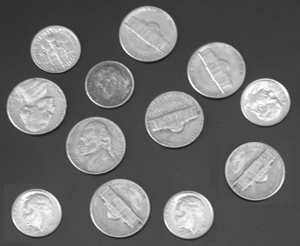
#> input picture images/coins.png, 300 x 246 px, found by its file name
$ python gradiente_monrfologico.py
#> lines starting #> are read from the running program, lines starting #| are printed output that depends on the picture
#> further down, image is the input picture: shape (246, 300); min 23, max 255, mean 110.5
import cv2
import numpy as np

def gradiente(image):

    kernel = cv2.getStructuringElement(cv2.MORPH_RECT, (5, 5))

    dilatacion = cv2.dilate(image, kernel)
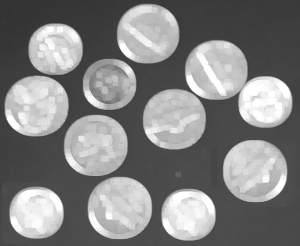
#> dilatacion: shape (246, 300); min 50, max 255, mean 130

    erocion = cv2.erode(image, kernel)
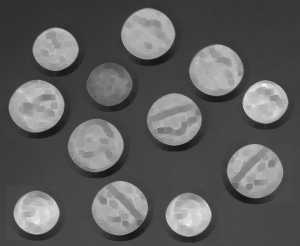
#> erocion: shape (246, 300); min 23, max 244, mean 93.4

    gradiente = cv2.subtract(dilatacion, erocion)
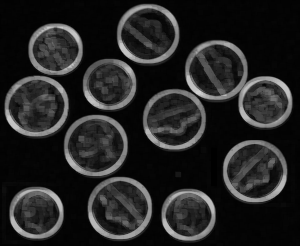
#> gradiente: shape (246, 300); min 0, max 209, mean 36.5
    return gradiente

if __name__ == "__main__":
    image = cv2.imread("images/coins.png", 0)
    cv2.imshow('Original', image)
    gradiente=gradiente(image)
    cv2.imshow('gradientee Morfológico', gradiente)

    cv2.waitKey(0)
    cv2.destroyAllWindows()

$ run again, with images/amarilla.png copied over images/coins.png
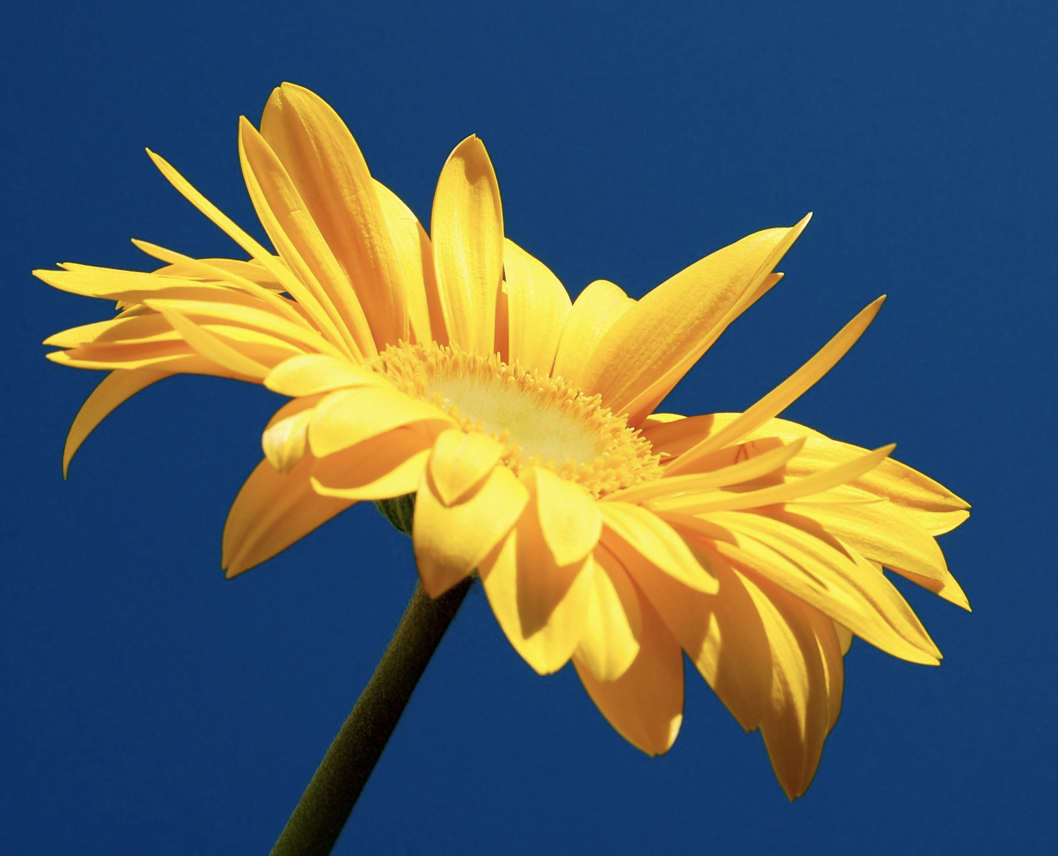
#> input picture images/amarilla.png, 1058 x 856 px, found by its file name
#> in gradiente, `erocion = cv2.erode(image, kernel)`:
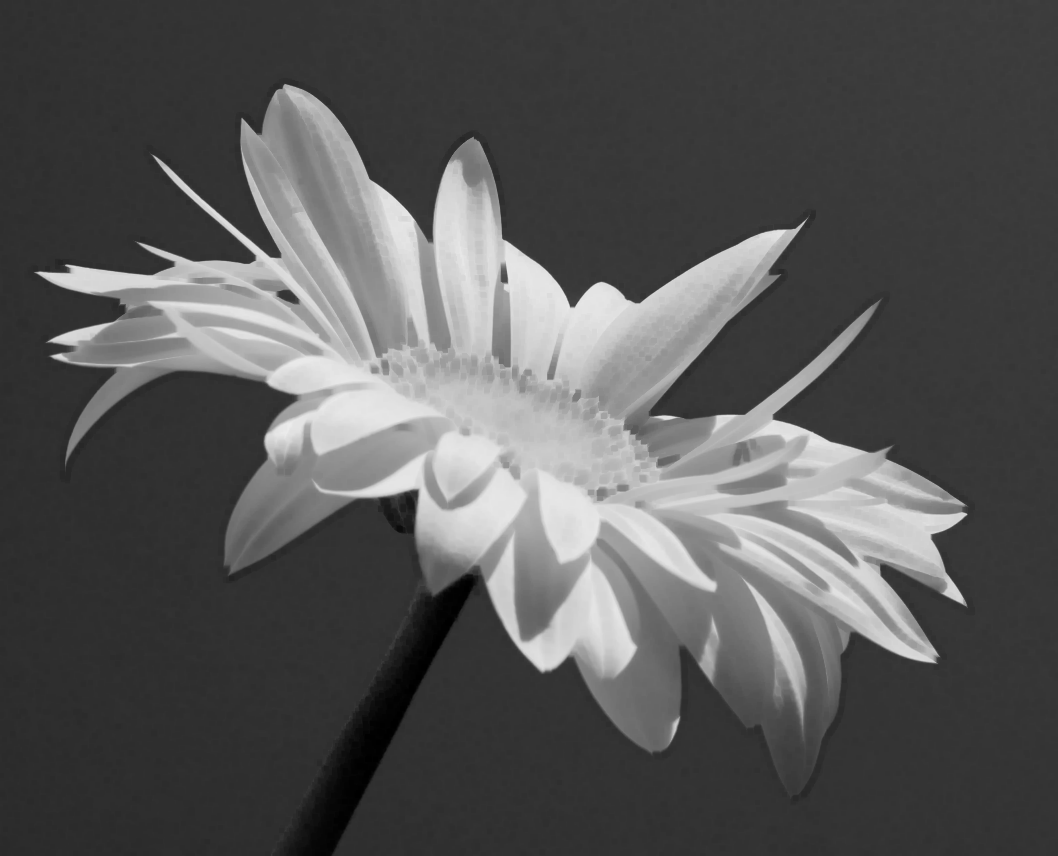
#> erocion: shape (856, 1058); min 0, max 237, mean 86.1
#> in gradiente, `gradiente = cv2.subtract(dilatacion, erocion)`:
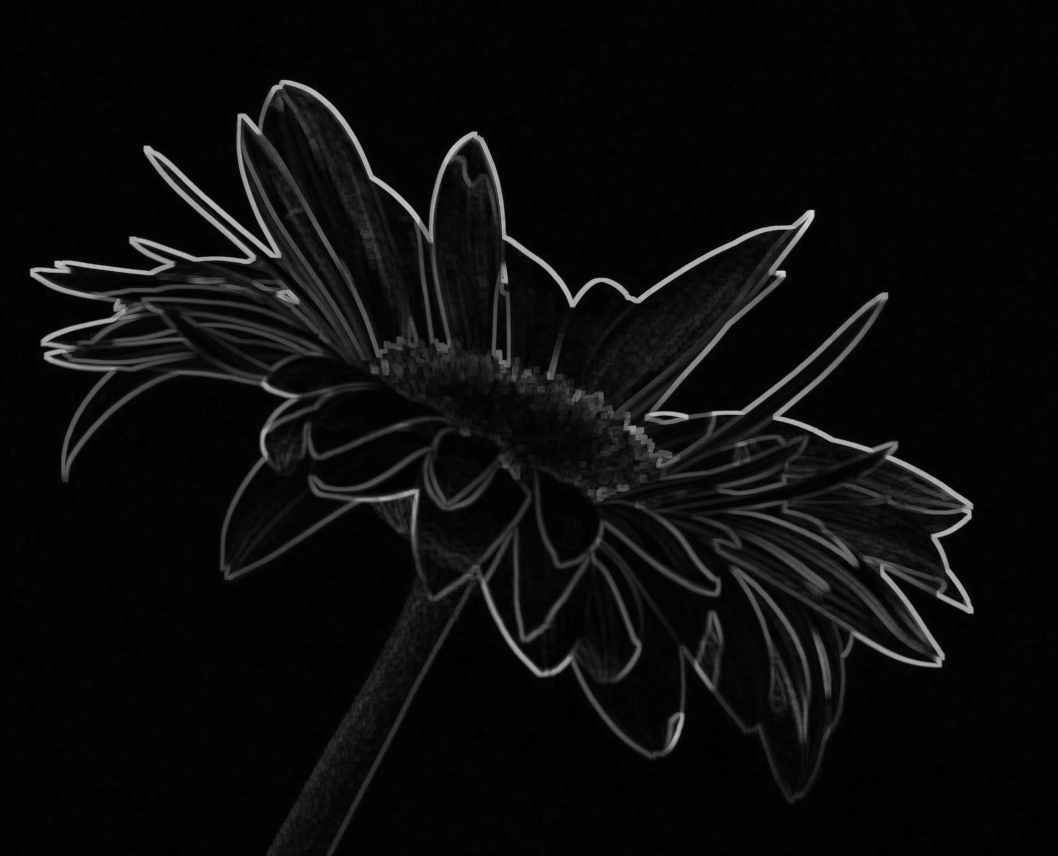
#> gradiente: shape (856, 1058); min 0, max 207, mean 12.2
